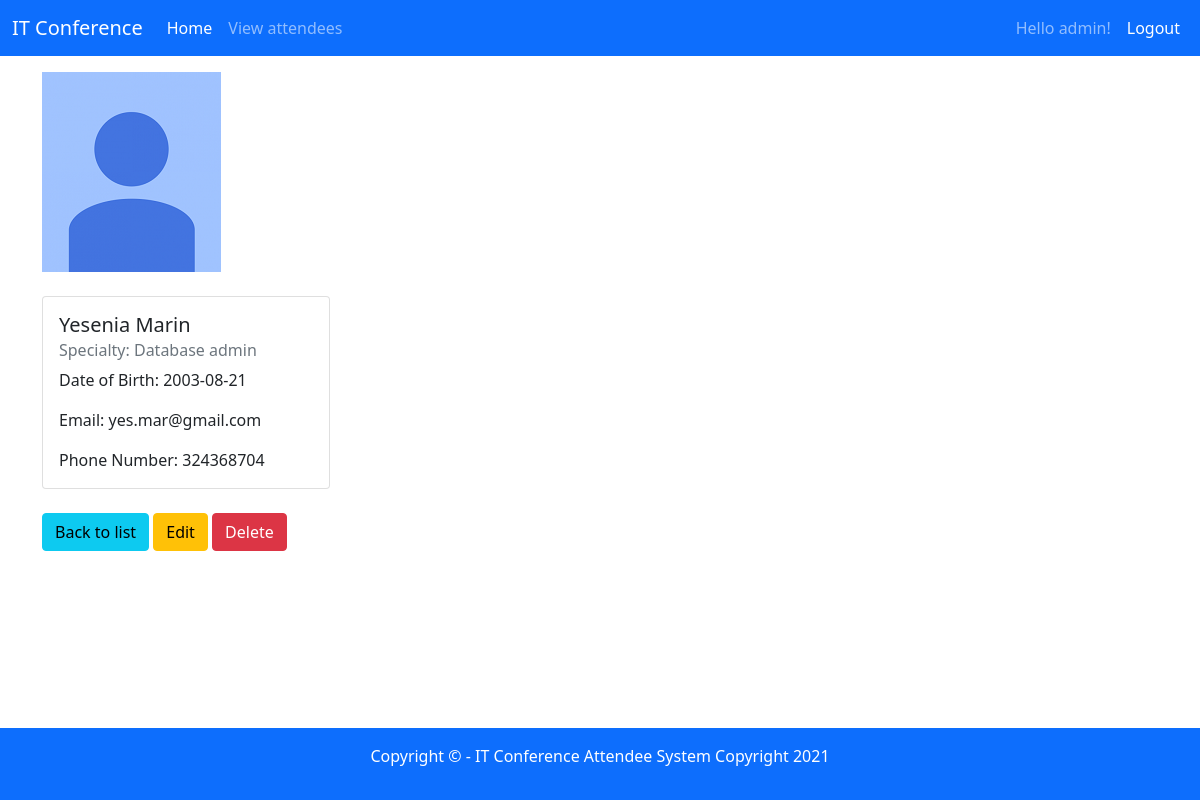
Screenshot of /view.php?id=39 (signed in) with the database file from the repository.
### tables this page shows
CREATE TABLE `attendee` (
  `attendee_id` int(11) NOT NULL,
  `firstname` varchar(100) NOT NULL,
  `lastname` varchar(100) NOT NULL,
  `dateofbirth` date NOT NULL,
  `emailadress` varchar(100) NOT NULL,
  `contactnumber` varchar(20) NOT NULL,
  `specialty_id` int(11) NOT NULL,
  `avatar_path` varchar(200) DEFAULT NULL
);

CREATE TABLE `specialties` (
  `specialty_id` int(11) NOT NULL,
  `name` varchar(100) NOT NULL
);

### db/crud.php (called while the page is built, shortened)
<?php
  class crud{
    private $db;
    function __construct($conn){
      $this->db = $conn;
    }
    public function getAttendeeDetails($id){
      try{
        $sql = "SELECT * FROM attendee A INNER JOIN specialties S ON A.specialty_id = S.specialty_id WHERE attendee_id = :id;";
        $stmt = $this->db->prepare($sql);
        $stmt->bindparam(':id', $id);
        $stmt->execute();
        $result = $stmt->fetch();
        return $result;
      }
      catch (PDOException $e) {
        echo $e->getMessage();
        return false;
      }
    }
  }
?>

### db/conn.php (called while the page is built, shortened)
<?php
  $host = "remotemysql.com";
  $db = "MVPtbayhSj";
  $user = "MVPtbayhSj";
  $password = "nIPm4xADvv";
  $charset = "utf8mb4";
  $dsn = "mysql:host=$host;dbname=$db;charset=$charset";
  try{
    $PDO = new PDO($dsn, $user, $password);
    $PDO->setAttribute(PDO::ATTR_ERRMODE, PDO::ERRMODE_EXCEPTION);
  } catch(PDOException $e) {
    throw new PDOException($e->getMessage());
  }
  require_once 'crud.php';
  $crud = new crud($PDO);
?>

### view.php (the view, shortened to what this page needs)
<?php
  require_once 'includes/header.php';
  require_once 'db/conn.php';
  if(!isset($_GET['id'])){
    include 'includes/errormessage.php';
  }
  else{
    $id = $_GET['id'];
    $result = $crud->getAttendeeDetails($id);
?>
<img src="<?php echo empty($result['avatar_path']) ? 'uploads/blank.png' : $result['avatar_path'] ?>" alt="User profile picture">
<br>
<br>
<div class="card" style="width: 18rem;">
  <div class="card-body">
    <h5 class="card-title">
      <?php echo $result['firstname'] . " " . $result['lastname']; ?>
    </h5>
    <h6 class="card-subtitle mb-2 text-muted">
      Specialty: <?php echo $result['name'] ?>
    </h6>
    <p class="card-text">
      Date of Birth: <?php echo $result['dateofbirth']; ?>
    </p>
    <p class="card-text">
      Email: <?php echo $result['emailadress']; ?>
    </p>
    <p class="card-text">
      Phone Number: <?php echo $result['contactnumber']; ?>
    </p>
  </div>
</div>
<br>
<a href="viewrecords.php"><button class="btn btn-info">Back to list</button></a>
<a href="edit.php?id=<?php echo $result['attendee_id']; ?>"><button class="btn btn-warning">Edit</button></a>
<a onclick="return confirm('Are you sure you want to delete this record?')" href="delete.php?id=<?php echo $result['attendee_id']; ?>"><button class="btn btn-danger">Delete</button></a>
<?php }; ?>
<?php require_once 'includes/footer.php'; ?>

### rows the page displays
attendee: firstname "Yesenia", lastname "Marin", specialty.name "Database admin", dateofbirth "2003-08-21", emailadress "yes.mar@gmail.com", contactnumber "324368704"

### other values shown
$_SESSION['username'] "admin"
